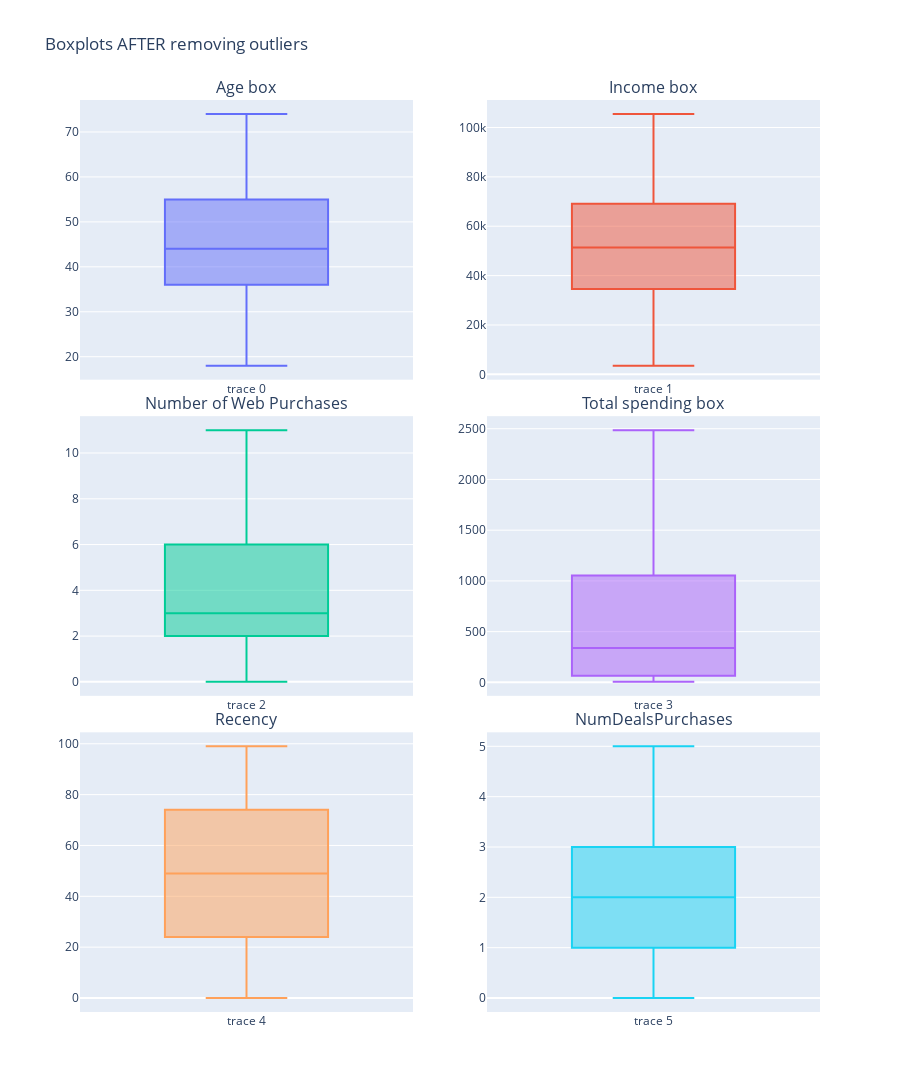

Notebook cell for this chart:
### Code cell
fig_box_plots = make_subplots(rows=3, cols=2, vertical_spacing=0.04,subplot_titles=('Age box', 'Income box', 'Number of Web Purchases', 'Total spending box', 'Recency', 'NumDealsPurchases'))

fig_box_plots.add_trace(go.Box(y=df['Age']), row=1, col=1)
fig_box_plots.add_trace(go.Box(y=df['Income']), row=1, col=2)
fig_box_plots.add_trace(go.Box(y=df['NumWebPurchases']), row=2, col=1)
fig_box_plots.add_trace(go.Box(y=df['TotalSpending']), row=2, col=2)
fig_box_plots.add_trace(go.Box(y=df['Recency']), row=3, col=1)
fig_box_plots.add_trace(go.Box(y=df['NumDealsPurchases']), row=3, col=2)

fig_box_plots.update_layout(height=1800, width=900, title_text="Boxplots AFTER removing outliers", showlegend=False)

fig_box_plots.show()

### Figure 1 — Plotly figure (JSON) as saved in the notebook; plotly's stock layout.template omitted (floating-point values rounded to 4 significant figures; data arrays with more than 128 entries replaced by an {"elided": "..."} marker saying what was removed)
{"data": [{"type": "box", "xaxis": "x", "y": {"elided": "2077 int values"}, "yaxis": "y"}, {"type": "box", "xaxis": "x2", "y": {"elided": "2077 float values"}, "yaxis": "y2"}, {"type": "box", "xaxis": "x3", "y": {"elided": "2077 int values"}, "yaxis": "y3"}, {"type": "box", "xaxis": "x4", "y": {"elided": "2077 int values"}, "yaxis": "y4"}, {"type": "box", "xaxis": "x5", "y": {"elided": "2077 int values"}, "yaxis": "y5"}, {"type": "box", "xaxis": "x6", "y": {"elided": "2077 int values"}, "yaxis": "y6"}], "layout": {"annotations": [{"font": {"size": 16}, "showarrow": false, "text": "Age box", "x": 0.225, "xanchor": "center", "xref": "paper", "y": 1, "yanchor": "bottom", "yref": "paper"}, {"font": {"size": 16}, "showarrow": false, "text": "Income box", "x": 0.775, "xanchor": "center", "xref": "paper", "y": 1, "yanchor": "bottom", "yref": "paper"}, {"font": {"size": 16}, "showarrow": false, "text": "Number of Web Purchases", "x": 0.225, "xanchor": "center", "xref": "paper", "y": 0.6533, "yanchor": "bottom", "yref": "paper"}, {"font": {"size": 16}, "showarrow": false, "text": "Total spending box", "x": 0.775, "xanchor": "center", "xref": "paper", "y": 0.6533, "yanchor": "bottom", "yref": "paper"}, {"font": {"size": 16}, "showarrow": false, "text": "Recency", "x": 0.225, "xanchor": "center", "xref": "paper", "y": 0.3067, "yanchor": "bottom", "yref": "paper"}, {"font": {"size": 16}, "showarrow": false, "text": "NumDealsPurchases", "x": 0.775, "xanchor": "center", "xref": "paper", "y": 0.3067, "yanchor": "bottom", "yref": "paper"}], "height": 1800, "showlegend": false, "title": {"text": "Boxplots AFTER removing outliers"}, "width": 900, "xaxis": {"anchor": "y", "domain": [0, 0.45]}, "xaxis2": {"anchor": "y2", "domain": [0.55, 1]}, "xaxis3": {"anchor": "y3", "domain": [0, 0.45]}, "xaxis4": {"anchor": "y4", "domain": [0.55, 1]}, "xaxis5": {"anchor": "y5", "domain": [0, 0.45]}, "xaxis6": {"anchor": "y6", "domain": [0.55, 1]}, "yaxis": {"anchor": "x", "domain": [0.6933, 1]}, "yaxis2": {"anchor": "x2", "domain": [0.6933, 1]}, "yaxis3": {"anchor": "x3", "domain": [0.3467, 0.6533]}, "yaxis4": {"anchor": "x4", "domain": [0.3467, 0.6533]}, "yaxis5": {"anchor": "x5", "domain": [0, 0.3067]}, "yaxis6": {"anchor": "x6", "domain": [0, 0.3067]}}}
